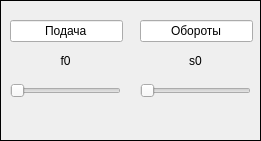
   <widget class="QFrame" name="frame_4">
    <property name="geometry">
     <rect>
      <x>430</x>
      <y>380</y>
      <width>261</width>
      <height>141</height>
     </rect>
    </property>
    <property name="frameShape">
     <enum>QFrame::Shape::Box</enum>
    </property>
    <property name="frameShadow">
     <enum>QFrame::Shadow::Plain</enum>
    </property>
    <widget class="QLabel" name="label_spindle_value">
     <property name="geometry">
      <rect>
       <x>140</x>
       <y>50</y>
       <width>111</width>
       <height>21</height>
      </rect>
     </property>
     <property name="text">
      <string>s0</string>
     </property>
     <property name="alignment">
      <set>Qt::AlignmentFlag::AlignCenter</set>
     </property>
    </widget>
    <widget class="QLineEdit" name="label_spindle_speed">
     <property name="geometry">
      <rect>
       <x>140</x>
       <y>20</y>
       <width>113</width>
       <height>22</height>
      </rect>
     </property>
     <property name="text">
      <string>Обороты</string>
     </property>
     <property name="alignment">
      <set>Qt::AlignmentFlag::AlignCenter</set>
     </property>
     <property name="readOnly">
      <bool>true</bool>
     </property>
    </widget>
    <widget class="QSlider" name="slider_spindle_speed">
     <property name="geometry">
      <rect>
       <x>140</x>
       <y>80</y>
       <width>111</width>
       <height>22</height>
      </rect>
     </property>
     <property name="orientation">
      <enum>Qt::Orientation::Horizontal</enum>
     </property>
    </widget>
    <widget class="QLineEdit" name="label_feed_rate">
     <property name="geometry">
      <rect>
       <x>10</x>
       <y>20</y>
       <width>113</width>
       <height>22</height>
      </rect>
     </property>
     <property name="text">
      <string>Подача</string>
     </property>
     <property name="alignment">
      <set>Qt::AlignmentFlag::AlignCenter</set>
     </property>
     <property name="readOnly">
      <bool>true</bool>
     </property>
    </widget>
    <widget class="QSlider" name="slider_feed_rate">
     <property name="geometry">
      <rect>
       <x>10</x>
       <y>80</y>
       <width>111</width>
       <height>22</height>
      </rect>
     </property>
     <property name="orientation">
      <enum>Qt::Orientation::Horizontal</enum>
     </property>
    </widget>
    <widget class="QLabel" name="label_feed_value">
     <property name="geometry">
      <rect>
       <x>10</x>
       <y>50</y>
       <width>111</width>
       <height>21</height>
      </rect>
     </property>
     <property name="text">
      <string>f0</string>
     </property>
     <property name="alignment">
      <set>Qt::AlignmentFlag::AlignCenter</set>
     </property>
    </widget>
   </widget>
